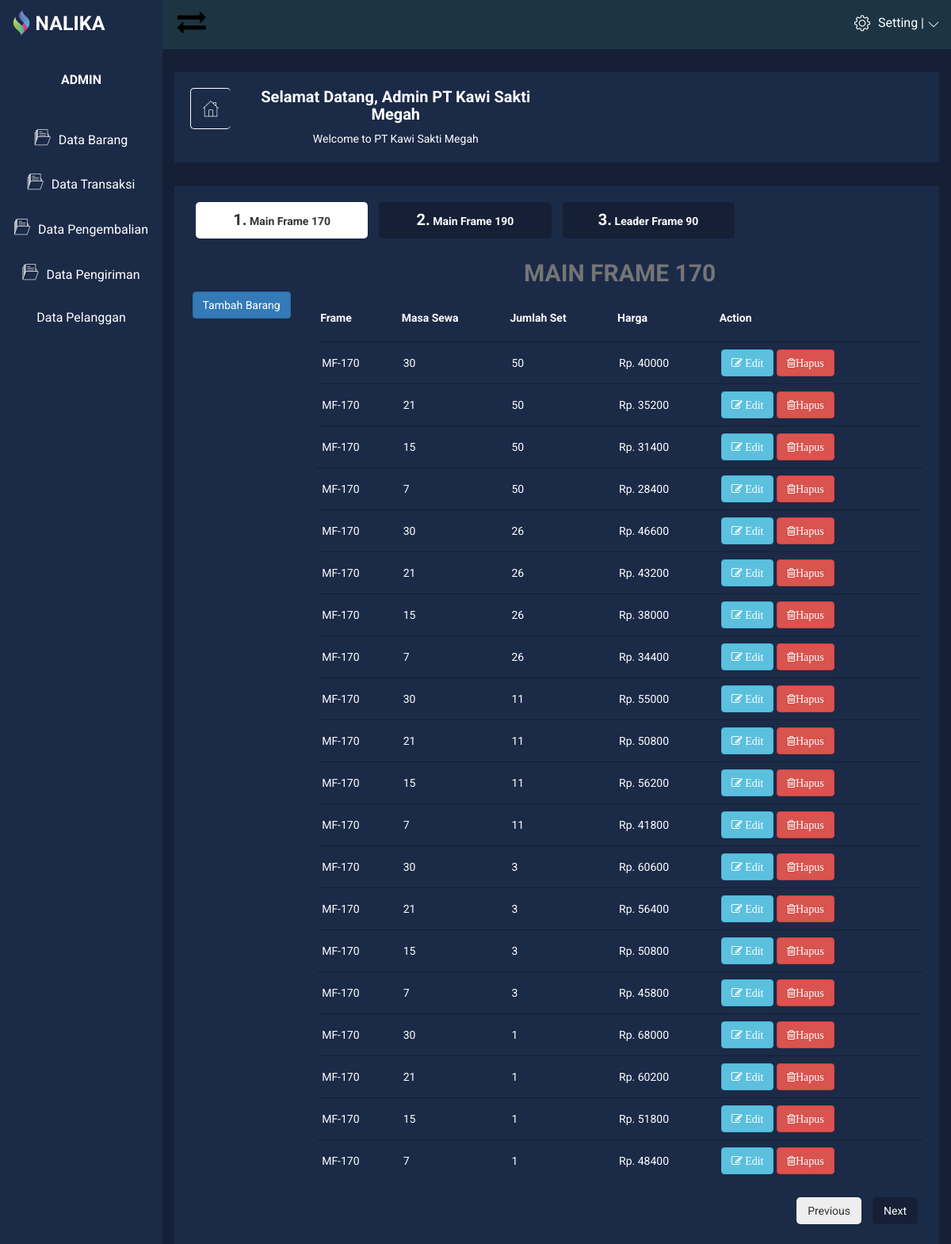
The page /admin/data-barang/data-barang.php on the database its author committed.
### tables this page shows
CREATE TABLE IF NOT EXISTS `paket` (
  `id_paket` int(11) NOT NULL,
  `masa_sewa` int(11) NOT NULL,
  `jumlah_set` int(11) NOT NULL,
  `frame` varchar(10) NOT NULL,
  `harga` int(11) NOT NULL
);

### admin/data-barang/data-barang.php (the view, shortened to what this page needs)
<?php
include "../connection/Connection.php";
$queryMF170 = mysqli_query($mysqli, "SELECT * FROM paket WHERE frame ='MF-170'") or die("data salah: " . mysqli_error($mysqli));
?>
<!doctype html>
<html class="no-js" lang="en">
<head>
    <link rel="stylesheet" href="../css/bootstrap.min.css">
    <link rel="stylesheet" href="../css/font-awesome.min.css">
    <link rel="stylesheet" href="../css/nalika-icon.css">
    <link rel="stylesheet" href="../css/owl.carousel.css">
    <link rel="stylesheet" href="../css/owl.theme.css">
    <link rel="stylesheet" href="../css/owl.transitions.css">
    <link rel="stylesheet" href="../css/animate.css">
    <link rel="stylesheet" href="../css/normalize.css">
    <link rel="stylesheet" href="../css/meanmenu.min.css">
    <link rel="stylesheet" href="../css/main.css">
    <link rel="stylesheet" href="../css/morrisjs/morris.css">
    <link rel="stylesheet" href="../css/scrollbar/jquery.mCustomScrollbar.min.css">
    <link rel="stylesheet" href="../css/metisMenu/metisMenu.min.css">
    <link rel="stylesheet" href="../css/metisMenu/metisMenu-vertical.css">
    <link rel="stylesheet" href="../css/calendar/fullcalendar.min.css">
    <link rel="stylesheet" href="../css/calendar/fullcalendar.print.min.css">
    <link rel="stylesheet" href="../style.css">
    <link rel="stylesheet" href="../css/responsive.css">
</head>
<body>
    <div class="left-sidebar-pro">
        <nav id="sidebar" class="">
            <div class="sidebar-header">
                <a><img class="main-logo" src="img/logo/logo.png" alt="" /></a>
                <br>
            </div>
            <div class="nalika-profile">
                <div class="profile-dtl">
                    <h2> <b>A<span class="min-dtn">DMIN</span></b></h2>
                </div>
            </div>
            <div class="left-custom-menu-adp-wrap comment-scrollbar">
                <nav class="sidebar-nav left-sidebar-menu-pro">
                    <ul class="metismenu" id="menu1">
                        <li>
                            <a title="Data Barang" href=""><i class="icon nalika-folder icon-wrap"></i><span class="mini-click-non">Data Barang</span></a>
                        </li>
                        <li>
                            <a title="Data Transaksi" href="../data-transaksi/data-transaksi.php"><i class="icon nalika-folder icon-wrap"></i><span class="mini-click-non">Data Transaksi</span></a>
                        </li>
                        <li>
                            <a title="Data Pengembalian" href="../data-pengembalian/data-pengembalian.php"><i class="icon nalika-folder icon-wrap"></i><span class="mini-click-non">Data Pengembalian</span></a>
                        </li>
                        <li>
                            <a title="Data Pengiriman" href="../data-pengiriman/data-pengiriman.php"><i class="icon nalika-folder icon-wrap"></i><span class="mini-click-non">Data Pengiriman</span></a>
                        </li>
                        <li>
                            <a title="Data Pelanggan" href="../data-akun/data-akun.php"><i class="fas fa-user-shield" style="color:#fbfffbb0"></i><span class="mini-sub-pro">Data Pelanggan</span></a>
                        </li>
                    </ul>
                </nav>
            </div>
        </nav>
    </div>
    <div class="all-content-wrapper">
        <div class="container-fluid">
            <div class="row">
                <div class="col-lg-12 col-md-12 col-sm-12 col-xs-12">
                    <div class="logo-pro">
                        <a href="index.html"><img class="main-logo" src="img/logo/logo.png" alt="" /></a>
                    </div>
                </div>
            </div>
        </div>
        <div class="header-advance-area">
            <div class="header-top-area" style="background-color: #1d3542">
                <div class="container-fluid">
                    <div class="row">
                        <div class="col-lg-12 col-md-12 col-sm-12 col-xs-12">
                            <div class="header-top-wraper">
                                <div class="row">
                                    <div class="col-lg-1 col-md-0 col-sm-1 col-xs-12">
                                        <div class="menu-switcher-pro">
                                            <button type="button" id="sidebarCollapse" class='fa fa-exchange' style='font-size:36px; color:#000; padding-top: 10px' onmouseover="this.style.transform='scale(1.3)'" onmouseout="this.style.transform='scale(1)'"><span class="tooltiptext"></span></button>
                                        </div>
                                    </div>
                                    <div class="col-lg-6 col-md-7 col-sm-6 col-xs-12">
                                        <div class="header-top-menu tabl-d-n hd-search-rp">
                                            <div class="breadcome-heading">
                                            </div>
                                        </div>
                                    </div>
                                    <div class="col-lg-5 col-md-5 col-sm-12 col-xs-12">
                                        <div class="header-right-info">
                                            <ul class="nav navbar-nav mai-top-nav header-right-menu">
                                                <li class="nav-item">
                                                    <a href="#" data-toggle="dropdown" role="button" aria-expanded="false" class="nav-link dropdown-toggle">
                                                        <i class="icon nalika-settings author-log-ic"></i>
                                                        <span class="admin-name">Setting |</span>
                                                        <i class="icon nalika-down-arrow nalika-angle-dw author-log-ic"></i>
                                                    </a>
                                                </li>
                                            </ul>
                                        </div>
                                    </div>
                                </div>
                            </div>
                        </div>
                    </div>
                </div>
            </div>
            <div class="section-admin container-fluid">
                <div class="row admin text-center">
                    <div class="col-md-12">
                    </div>
                </div>
            </div>
            <div class="breadcome-area">
                <div class="container-fluid">
                    <div class="row">
                        <div class="col-lg-12 col-md-12 col-sm-12 col-xs-12">
                            <div class="breadcome-list">
                                <div class="row">
                                    <div class="col-lg-6 col-md-6 col-sm-6 col-xs-6">
                                        <div class="breadcomb-wp">
                                            <div class="breadcomb-icon">
                                                <i class="icon nalika-home"></i>
                                            </div>
                                            <div class="breadcomb-ctn">
                                                <h2>Selamat Datang, Admin PT Kawi Sakti Megah</h2>
                                                <p>Welcome to PT Kawi Sakti Megah</p>
                                            </div>
                                        </div>
                                    </div>
                                </div>
                            </div>
                        </div>
                    </div>
                </div>
            </div>
        </div>
        <div class="product-cart-area mg-b-30">
            <div class="container-fluid">
                <div class="row">
                    <div class="col-lg-12 col-md-12 col-sm-12 col-xs-12">
                        <div class="product-cart-inner">
                            <div id="example-basic">
                                <h3>Main Frame 170</h3>
                                <section>
                                    <div class="product-list-cart">
                                        <div class="product-status-wrap border-pdt-ct">
                                            <div class="row">
                                                <div class="col-md-2">
                                                    <br><br>
                                                    <a href="tambah-barang.php" type="button" class="btn btn-primary">Tambah Barang</a>
                                                </div>
                                                <div class="col-md-10">
                                                    <h2>MAIN FRAME 170</h2>
                                                    <table>
                                                        <thead>
                                                            <tr>
                                                                <th>Frame</th>
                                                                <th>Masa Sewa</th>
                                                                <th>Jumlah Set</th>
                                                                <th>Harga</th>
                                                                <th>Action</th>
                                                            </tr>
                                                        </thead>
                                                        <tbody>
                                                            <?php while ($show = mysqli_fetch_array($queryMF170)) { ?>
                                                                <tr>
                                                                    <td><?php echo $show['frame']; ?></td>
                                                                    <td><?php echo $show['masa_sewa']; ?></td>
                                                                    <td><?php echo $show['jumlah_set']; ?></td>
                                                                    <td>Rp. <?php echo $show['harga']; ?></td>
                                                                    <td>
                                                                        <a href="edit-barang.php?id_paket=<?php echo $show['id_paket']; ?>" data-toggle="tooltip" title="Edit" class="btn btn-info pd-setting-ed"><i class="fa fa-pencil-square-o" aria-hidden="true"> Edit</i></a>
                                                                        <a href="hapus-barang.php?id_paket=<?php echo $show['id_paket']; ?>" data-toggle="tooltip" title="Delete" class="btn btn-danger pd-setting-ed" onClick='return confirm("Apakah anda yakin menghapus data barang?")'><i class="fa fa-trash-o" aria-hidden="true">Hapus</i></a>
                                                                    </td>
                                                                </tr>
                                                            <?php } ?>
                                                        </tbody>
                                                    </table>
                                                </div>
                                            </div>
                                        </div>
                                    </div>
                                </section>
                                <h3>Main Frame 190</h3>
                                <h3>Leader Frame 90</h3>
                            </div>
                        </div>
                    </div>
                </div>
            </div>
        </div>
    </div>
</body>
</html>

### admin/css/main.css (style rules this page uses)
html { color: #222; font-size: 1em; line-height: 1.4; }
audio, canvas, iframe, img, svg, video { vertical-align: middle; }
.clearfix:before, .clearfix:after { content: " "; display: table; }
.clearfix:after { clear: both; }

### admin/css/metisMenu/metisMenu-vertical.css (style rules this page uses)
.sidebar-nav { background: #fff; }
.sidebar-nav ul { padding: 0; margin: 0; list-style: none; background: #1b2a47; }
.sidebar-nav .metismenu { background: #1b2a47; display: -webkit-box; display: -ms-flexbox; display: flex; -webkit-box-orient: vertical; -webkit-box-direction: normal; -ms-flex-direction: column; flex-direction: column; }
.sidebar-nav .metismenu li + li { margin-top: 5px; }
.sidebar-nav .metismenu li:first-child { margin-top: 5px; }
.sidebar-nav .metismenu li:last-child { margin-bottom: 5px; }
.sidebar-nav .metismenu > li { display: -webkit-box; display: -ms-flexbox; display: flex; -webkit-box-orient: vertical; -webkit-box-direction: normal; -ms-flex-direction: column; flex-direction: column; position: relative; }
.sidebar-nav .metismenu a { position: relative; display: block; padding: 13px 15px; color: #fff; outline-width: 0; transition: all .3s ease-out; font-size:16px; }
.sidebar-nav .metismenu li .icon-wrap { margin-right:10px; font-size:20px; }

### rows shown on the page
paket: frame "MF-170", masa_sewa "30", jumlah_set "50", harga "40000"
paket: frame "MF-170", masa_sewa "21", jumlah_set "50", harga "35200"
paket: frame "MF-170", masa_sewa "15", jumlah_set "50", harga "31400"
paket: frame "MF-170", masa_sewa "7", jumlah_set "50", harga "28400"
paket: frame "MF-170", masa_sewa "30", jumlah_set "26", harga "46600"
paket: frame "MF-170", masa_sewa "21", jumlah_set "26", harga "43200"
paket: frame "MF-170", masa_sewa "15", jumlah_set "26", harga "38000"
paket: frame "MF-170", masa_sewa "7", jumlah_set "26", harga "34400"
paket: frame "MF-170", masa_sewa "30", jumlah_set "11", harga "55000"
paket: frame "MF-170", masa_sewa "21", jumlah_set "11", harga "50800"
paket: frame "MF-170", masa_sewa "15", jumlah_set "11", harga "56200"
paket: frame "MF-170", masa_sewa "7", jumlah_set "11", harga "41800"
paket: frame "MF-170", masa_sewa "30", jumlah_set "3", harga "60600"
paket: frame "MF-170", masa_sewa "21", jumlah_set "3", harga "56400"
paket: frame "MF-170", masa_sewa "15", jumlah_set "3", harga "50800"
paket: frame "MF-170", masa_sewa "7", jumlah_set "3", harga "45800"
paket: frame "MF-170", masa_sewa "30", jumlah_set "1", harga "68000"
paket: frame "MF-170", masa_sewa "21", jumlah_set "1", harga "60200"
paket: frame "MF-170", masa_sewa "15", jumlah_set "1", harga "51800"
paket: frame "MF-170", masa_sewa "7", jumlah_set "1", harga "48400"
